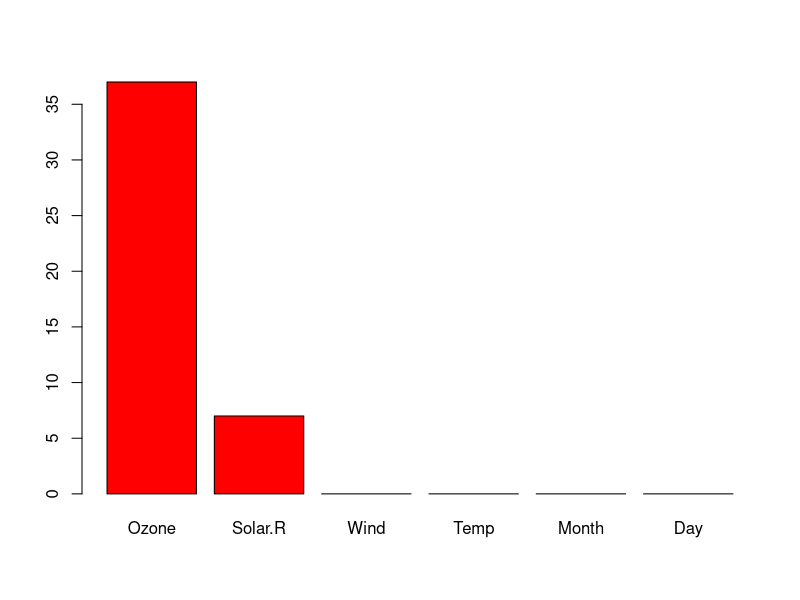
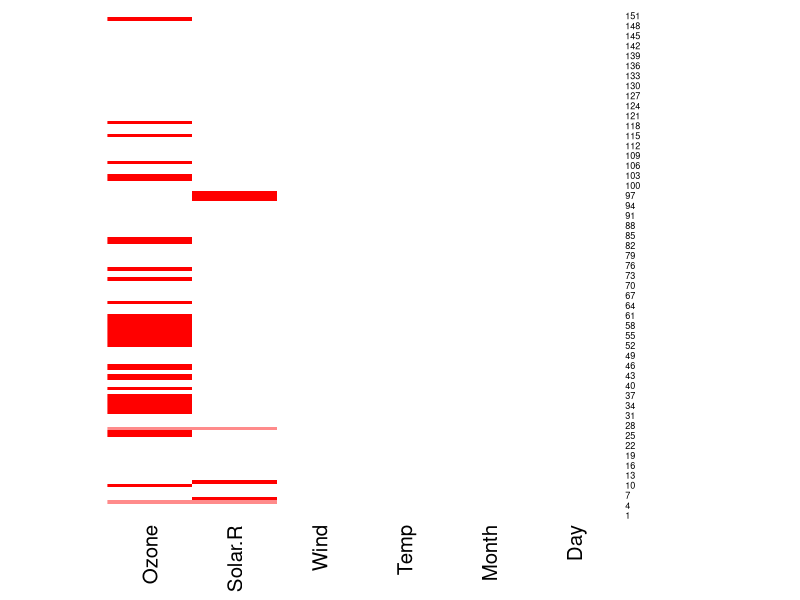

Reproduce these figures in R, in order.
## ---- chunk 1

#view the missing data
miss.view <- function(data, type='bar'){
  if (type == 'bar'){
    miss.num <- apply(is.na(data), 2, sum)
    barplot(miss.num, col='red')
  } else if (type == 'heat') {
    data <- apply(is.na(data), 2, as.numeric)
    heatmap(data,  Rowv = NA, Colv = NA,
            col = colorRampPalette(colors = c("white",'white',"red"))(100))
  } else {
    print('error: the type should be bar or heat')
  }
}
## ---- chunk 2
data('airquality')
mat <- as.matrix(airquality)

head(mat)

miss.view(mat, type = 'bar')

miss.view(mat, type = 'heat')

## ---- chunk 3
##imputate the missing data
miss.imp <- function(data, method='mean'){
  library(stats)
  m <- nrow(data)
  n <- ncol(data)
  #imputate with mean
  if (method == 'mean'){
    for (j in 1:n){
      data[,j][is.na(data[,j])] <- mean(data[,j], na.rm = TRUE)
    }
  }
  # imputate with median
  else if (method == 'median'){
    for (j in 1:n){
      data[,j][is.na(data[,j])] <- median(data[,j], na.rm = TRUE)
    }
  }
  #imputate with reg
  else if (method == 'reg'){
    s <- which(is.na(data)==TRUE) # the place of missing data
    x <- s%%m # the rows of the missing data
    y <- 1 + s %/% m # the columns of the missing data
    
    cor <- cor(data, use = "complete.obs") # correlation between columns
    for (j in 1:n){
      miss.y <- data[,j] #response y of lm
      i <- order(abs(cor[j,]))[n-1]
      miss.x <- data[,i] #variable x of lm
      res <- lm(miss.y~miss.x)
      imp <- res$coefficients[1] + res$coefficients[2]*miss.x
      # imputation with lm prediction
      for (i in 1:m){
        if (is.na(miss.y[i])==TRUE & is.na(imp[i])==TRUE){
          miss.y[i] <- mean(miss.y)
        } else if (is.na(miss.y[i])==TRUE & is.na(imp[i])==FALSE){
          miss.y[i] <- imp[i]
        } else {
          miss.y[i] <- miss.y[i]
        }
      }
      data[,j] <- miss.y
    }
  }
  else {
    data <- 'error: the method should be mean, median or reg'
  }
  return(data)
}
## ---- chunk 4
##imputate with the mean of the corresponding column
mat.mean <- miss.imp(mat, method = 'mean')
head(mat.mean)

##imputate with the median of the corresponding column
mat.med <- miss.imp(mat, method = 'median')
head(mat.med)

##imputate with linear regression regression
mat.reg <- miss.imp(mat, method = 'reg')
head(mat.reg)
